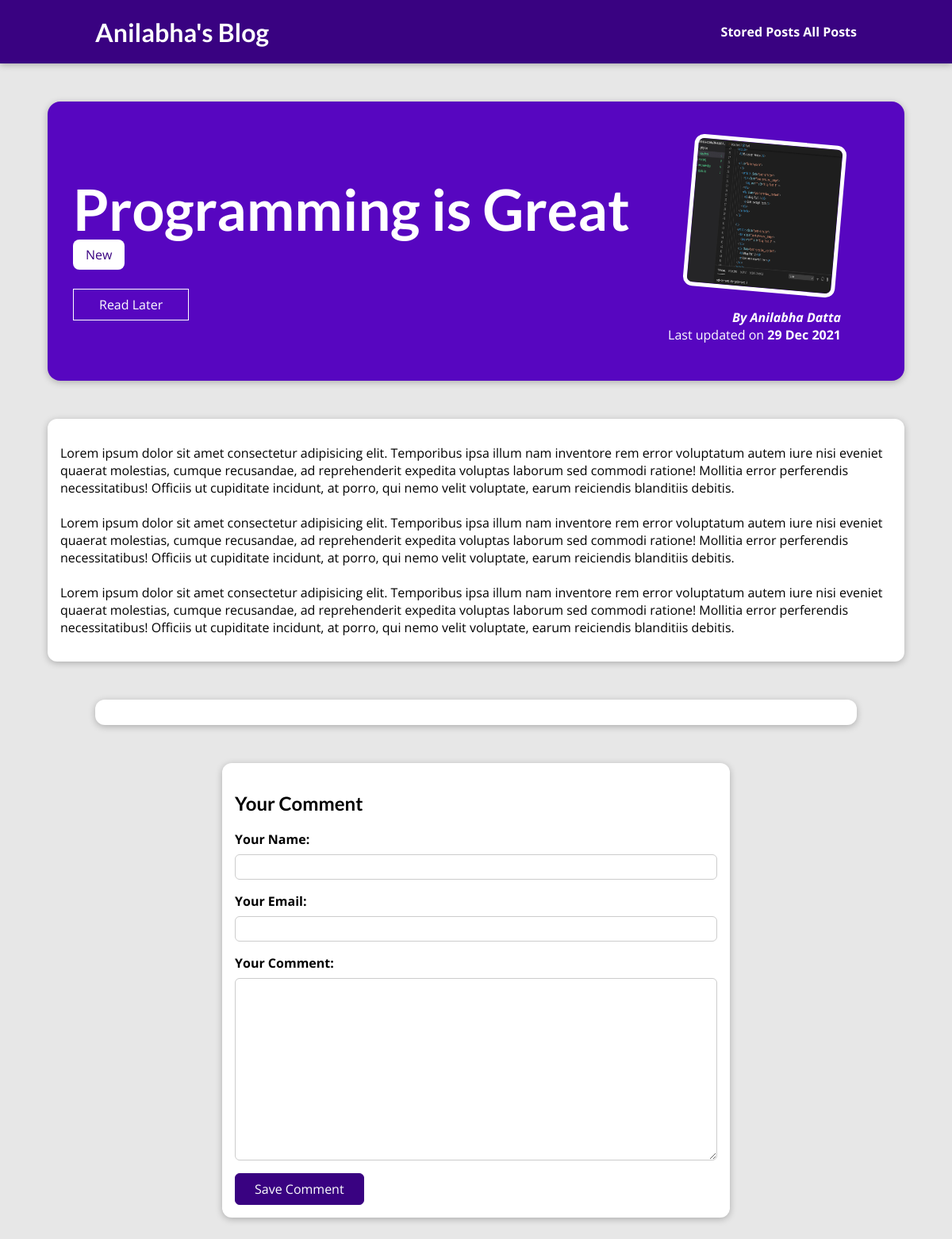
Page /posts/programming-is-fun on the committed database.
### blog/models.py (models this page shows, shortened)
class Post(models.Model):
    title = models.CharField(max_length=150)
    author = models.ForeignKey(
        Author, related_name="posts", null=True, on_delete=models.SET_NULL)
    excerpt = models.CharField(max_length=300)
    image = models.ImageField(upload_to="posts", null=True)
    date = models.DateField(auto_now=True)
    slug = models.SlugField(unique=True)
    content = models.TextField(validators=[MinLengthValidator(10)])
    tags = models.ManyToManyField(Tag)

class Tag(models.Model):
    caption = models.CharField(max_length=20)

class Author(models.Model):
    first_name = models.CharField(max_length=100)
    last_name = models.CharField(max_length=100)
    email = models.EmailField()
    def __str__(self):
        return f"{self.first_name} {self.last_name}"

### blog/views.py (the view)
# urls.py: path("posts/<slug:slug>", views.SinglePostView.as_view(), name="post-detail"),
class SinglePostView(View):
    template_name = "blog/post-detail.html"
    model = Post
    def is_stored_post(self, request, post_id):
        stored_posts = request.session.get('stored_posts')
        if stored_posts is not None:
            is_saved_for_later = post_id in stored_posts
        else:
            is_saved_for_later = False
        return is_saved_for_later
    def get(self, request, slug):
        post = Post.objects.get(slug=slug)
        context = {
            "post": post,
            "post_tags": post.tags.all(),
            "comment_form": CommentForm(),
            "comments": post.comments.all().order_by('-id'),
            "saved_for_later": self.is_stored_post(request, post.id)
        }
        return render(request, "blog/post-detail.html", context)
    def post(self, request, slug):
        comment_form = CommentForm(request.POST)
        post = Post.objects.get(slug=slug)
        if comment_form.is_valid():
            comment = comment_form.save(commit=False)
            comment.post = post
            comment.save()
            return HttpResponseRedirect(reverse("post-detail", args=[slug]))
        context = {
            "post": post,
            "post_tags": post.tags.all(),
            "comment_form": comment_form,
            "comments": post.comments.all().order_by('-id'),
            "saved_for_later": self.is_stored_post(request, post.id)
        }
        return render(request, "blog/post-detail.html", context)
    '''def get_context_data(self, **kwargs):
        context = super().get_context_data(**kwargs)
        context["post_tags"] = self.object.tags.all()
        context["comment_form"] = CommentForm()
        return context'''

### blog/forms.py
class CommentForm(forms.ModelForm):
    class Meta:
        model = Comment
        exclude = ["post"]
        labels = {
            "user_name": "Your Name",
            "user_email": "Your Email",
            "text": "Your Comment"
        }

### blog/templates/blog/post-detail.html (shortened to what this page needs)
{%extends "base.html"%}
{%load static%}
{%block css_files%}
<link rel="stylesheet" href="{%static "blog/post-detail.css" %}">
{%endblock%}
{%block content %}
<section id="summary">
    <h2>{{post.title}}</h2>
    <div>
        {% for tag in post_tags %}
            <span class="tag">{{tag.caption}}</span>
        {%endfor%}
    </div>
    <div id="read-later">
        <form action="{%url "read-later" %}" method="POST">
            <button>
            {% if saved_for_later %}
                Remove from "Read later" list
            {%else%}
                Read Later
            {%endif%}
            </button>
        </form>
    </div>
    <article>
        <img src="{{post.image.url}}" alt="Post Title">
        <address>By <a href="mailto:{{post.author.email}}">{{post.author}}</a></address>
        <div>Last updated on <time>{{post.date|date:"d M Y"}}</time></div>
    </article>
</section>
<main>
    {{post.content|linebreaks}}
</main>
<section id="comments">
</section>
<section id="comment-form">
    <h2>Your Comment</h2>
    <form action="{%url "post-detail" post.slug%}", method="post">
        {%for form_field in comment_form %}
        <div class="form-control {% if form_field.errors%}invalid{%endif%}">
            {{ form_field.label_tag }}
            {{ form_field }}
        </div>
        {%endfor %}
        <button>Save Comment</button>
    </form>
</section>
{%endblock%}

### static/app.css (style rules this page uses)
* { box-sizing: border-box; }
html { font-family: "Open Sans", "Lato", sans-serif; }
body { margin: 0; }
h1, h2, h3 { font-family: "Lato", sans-serif; font-weight: bold; }

### blog/static/blog/post-detail.css (style rules this page uses)
body { background-color: #e7e7e7; }
#summary { margin: 8rem auto 3rem auto; padding: 2rem; width: 90%; max-width: 90rem; border-radius: 16px; background-color: #5706c0; position: relative; box-shadow: 0 2px 8px rgba(0, 0, 0, 0.25); height: 22rem; }
#summary h2 { color: white; font-size: 4.5rem; margin-bottom: 0.25rem; }
#summary article { position: absolute; top: 2rem; right: 3rem; padding: 1rem 2rem; border-radius: 12px; text-align: right; color: white; }
#summary article img { width: 12rem; height: 12rem; border-radius: 12px; transform: rotateZ(5deg); border: 5px solid white; margin-bottom: 1rem; }
#summary address { font-weight: bold; }
#summary a { color: white; text-decoration: none; }
#summary time { font-weight: bold; }
#read-later { margin: 2rem 0; }
#read-later button { background-color: transparent; border: 1px solid white; padding: 0.5rem 2rem; font: inherit; color: white; cursor: pointer; }
main { width: 90%; max-width: 90rem; margin: 3rem auto; background-color: white; padding: 1rem; border-radius: 12px; box-shadow: 0 2px 8px rgba(0, 0, 0, 0.25); }
.tag { background-color: white; color: #390281; padding: 0.5rem 1rem; border-radius: 8px; }
#comment-form { margin: 3rem auto; width: 90%; max-width: 40rem; border-radius: 12px; background-color: white; box-shadow: 0 2px 8px rgba(0, 0, 0, 0.25); padding: 1rem; }
#comment-form button { font: inherit; background-color: #390281; color: white; border: 1px solid #390281; padding: 0.5rem 1.5rem; border-radius: 6px; cursor: pointer; }
.form-control { margin-bottom: 1rem; }
.form-control label { font-weight: bold; margin-bottom: 0.5rem; display: block; }
.form-control input, .form-control textarea { display: block; width: 100%; font: inherit; padding: 0.25rem; border-radius: 6px; border: 1px solid #ccc; }
#comments { margin: 3rem auto; width: 90%; max-width: 60rem; border-radius: 12px; background-color: white; box-shadow: 0 2px 8px rgba(0, 0, 0, 0.25); padding: 1rem 2rem; }

### rows in the picture
Post: title "Programming is Great", image (picture), author "Anilabha Datta", date "29 Dec 2021", content "Lorem ipsum dolor sit amet consectetur adipisicing elit. Temporibus ipsa illum nam inventore rem error voluptatum autem iure nisi eveniet quaerat molestias, cumque recusandae, ad reprehenderit expedita voluptas laborum sed commodi ratione! Mollitia error perferendis necessitatibus! Officiis ut cupiditate incidunt, at porro, qui nemo velit voluptate, earum reiciendis blanditiis debitis. Lorem ipsum dolor sit amet consectetur adipisicing elit. Temporibus ipsa illum nam inventore rem error voluptatum autem iure nisi eveniet quaerat molestias, cumque recusandae, ad reprehenderit expedita voluptas laborum sed commodi ratione! Mollitia error perferendis necessitatibus! Officiis ut cupiditate…"
Tag: caption "New"
